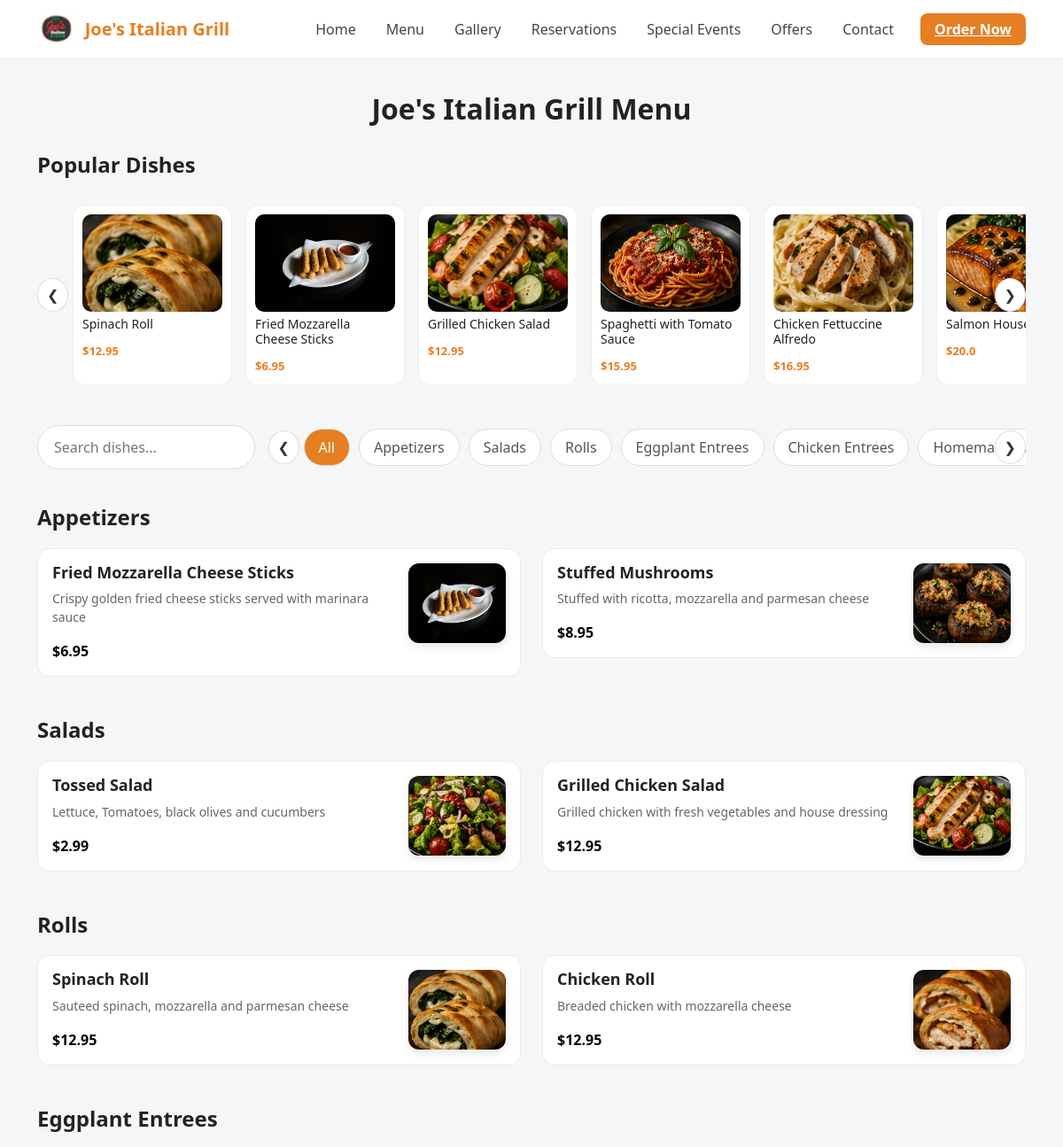
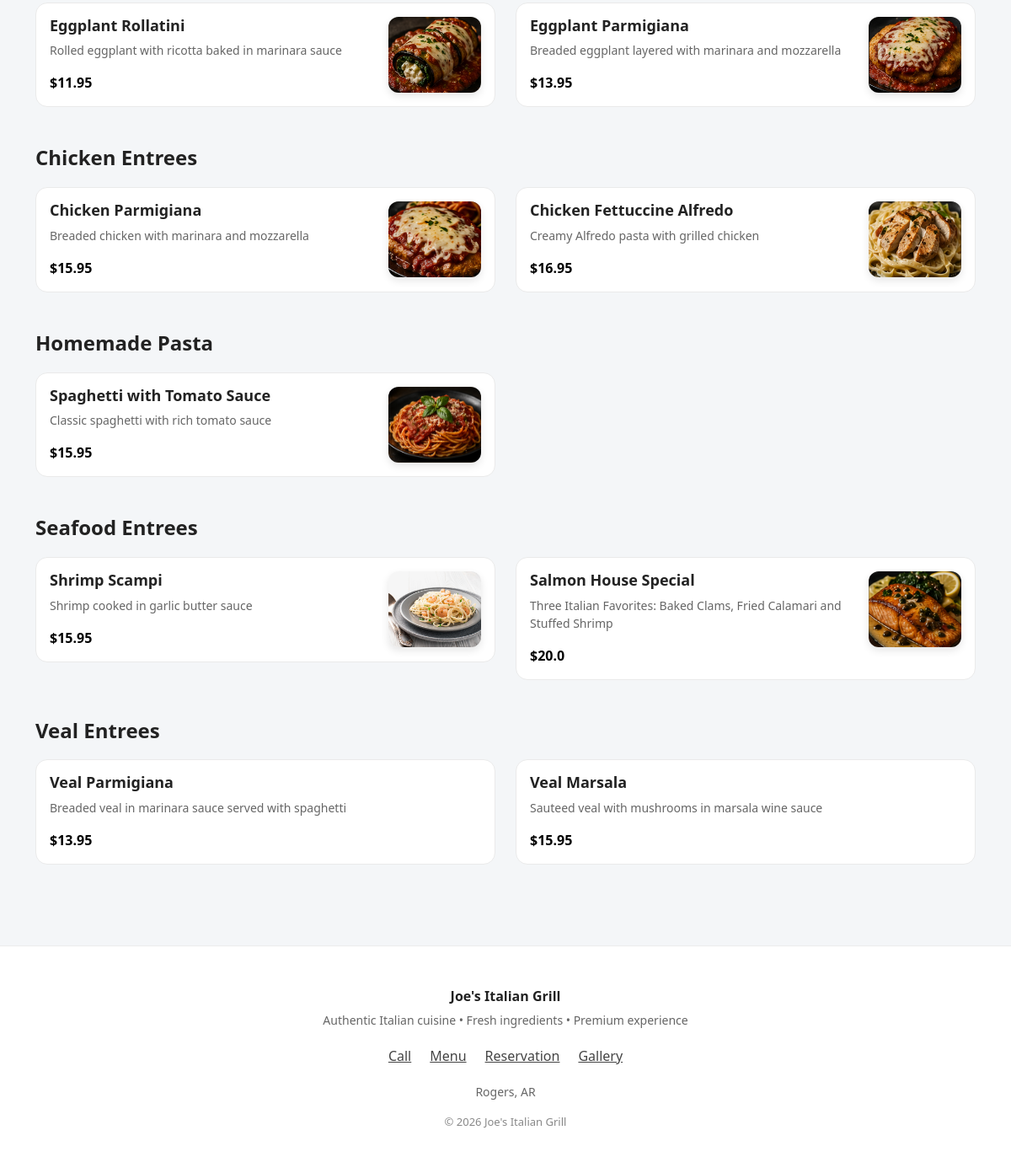
The app's page /menu/ with its own data (2 pictures, top to bottom).
### products/models.py (models this page shows, shortened)
class Product(models.Model):
    name = models.CharField(max_length=200)
    category = models.ForeignKey(Category, on_delete=models.CASCADE, related_name='products')
    price = models.FloatField()
    description = models.TextField(blank=True)
    image = models.ImageField(upload_to='products/', blank=True, null=True)
    is_best_seller = models.BooleanField(default=False)
    is_offer = models.BooleanField(default=False)
    discount = models.IntegerField(null=True, blank=True)  # e.g. 20 means 20%
    offer_label = models.CharField(max_length=100, blank=True)
    created_at = models.DateTimeField(auto_now_add=True)

class Category(models.Model):
    name = models.CharField(max_length=100)

### core/views.py (the view)
# urls.py: path('menu/', menu, name='menu'),
def menu(request):
    query = request.GET.get('q', '').strip()
    selected_category = request.GET.get('category')
    categories = Category.objects.all()
    products = Product.objects.all()
    best_sellers = Product.objects.filter(is_best_seller=True)[:6]
    if query:
        products = products.filter(
            Q(name__icontains=query) |
            Q(description__icontains=query) |
            Q(category__name__icontains=query)
        )
    if selected_category:
        products = products.filter(category_id=selected_category)
    category_products = []
    for category in categories:
        cat_products = products.filter(category=category)
        if cat_products.exists():
            category_products.append({
                'category': category,
                'products': cat_products
            })
    return render(request, 'menu.html', {
        'categories': categories,
        'category_products': category_products,
        'best_sellers': best_sellers,
        'query': query,
        'selected_category': selected_category,
        'result_count': products.count()
    })

### templates/menu.html (shortened to what this page needs)
{% extends 'base.html' %}
{% block content %}
<h2> Joe's Italian Grill Menu </h2>
<h3 class="section-title">Popular Dishes</h3>
<div class="popular-wrapper">
    <button class="scroll-btn left" onclick="scrollPopular(-300)">❮</button>
    <div class="popular-scroll" id="popularScroll">
        {% for product in best_sellers %}
        <div class="popular-card">
            {% if product.image %}
            <img src="{{ product.image.url }}" class="popular-img">
            {% endif %}
            <h6>{{ product.name }}</h6>
            <strong>${{ product.price }}</strong>
        </div>
        {% endfor %}
    </div>
    <button class="scroll-btn right" onclick="scrollPopular(300)">❯</button>
</div>
<div class="menu-top-bar">
    <div class="search-box">
        <div class="search-wrapper">
            <input type="text" id="liveSearch" placeholder="Search dishes..." class="search-input">
        </div>
    </div>
    <div class="menu-nav-wrapper">
        <button class="scroll-btn left" onclick="scrollMenu(-200)">❮</button>
        <div class="menu-nav" id="menuNav">
            <a href="#" class="active-cat">All</a>
            {% for category in categories %}
            <a href="#cat{{ category.id }}">{{ category.name }}</a>
            {% endfor %}
        </div>
        <button class="scroll-btn right" onclick="scrollMenu(200)">❯</button>
    </div>
</div>
{% for category in categories %}
<div class="menu-section">
    <h3 id="cat{{ category.id }}" class="section-title">{{ category.name }}</h3>
    <div class="row">
        {% for product in category.products.all %}
        <div class="col-md-6 mb-3 product-card">
            <div class="card">
                <div class="menu-item">
                    <div style="flex:1;">
                        <h5 class="product-name">{{ product.name }}</h5>
                        <p class="menu-desc product-desc">{{ product.description }}</p>
                        <strong>${{ product.price }}</strong>
                    </div>
                    {% if product.image %}
                    <img src="{{ product.image.url }}" class="menu-image">
                    {% endif %}
                </div>
            </div>
        </div>
        {% endfor %}
    </div>
</div>
{% endfor %}
{% endblock %}

### templates/base.html (style rules this page uses)
body { background: #f8f9fa; color: #1a1a1a; font-family: 'Segoe UI', sans-serif; padding-top: 80px; margin: 0; }

### templates/menu.html (style rules this page uses)
body { background: #f4f6f8; color: #222; font-family: 'Segoe UI', sans-serif; }
h2 { text-align: center; margin-bottom: 20px; font-weight: 700; }
.popular-wrapper { position: relative; margin-bottom: 25px; }
.popular-scroll { display: flex; gap: 15px; overflow-x: auto; scroll-behavior: smooth; padding: 10px 40px; }
.popular-card { min-width: 180px; max-width: 180px; background: #fff; border-radius: 14px; padding: 10px; border: 1px solid #eee; flex-shrink: 0; transition: 0.25s; }
.popular-img { width: 100%; height: 110px; object-fit: cover; border-radius: 10px; margin-bottom: 6px; }
.popular-card h6 { font-size: 14px; color: #222; }
.popular-card strong { font-size: 13px; color: #e67e22; }
.search-box { flex: 0 0 22%; min-width: 220px; }
.search-wrapper { position: relative; }
.search-input { width: 100%; padding: 12px 40px 12px 18px; border-radius: 40px; border: 1px solid #ddd; background: #fff; color: #222; }
.menu-top-bar { display: flex; gap: 15px; align-items: center; position: sticky; top: 80px; z-index: 99; background: #f4f6f8; padding: 10px 0; }
.menu-nav-wrapper { flex: 1; position: relative; overflow: hidden; }
.menu-nav { display: flex; gap: 10px; overflow-x: auto; scroll-behavior: smooth; padding: 0 40px; }
.menu-nav a { padding: 8px 16px; border-radius: 30px; background: #fff; color: #555; border: 1px solid #ddd; white-space: nowrap; text-decoration: none; font-weight: 500; }
.active-cat { background: #e67e22 !important; color: #fff !important; border-color: #e67e22; }
.scroll-btn { position: absolute; top: 50%; transform: translateY(-50%); background: #fff; border: 1px solid #ddd; color: #333; padding: 6px 10px; border-radius: 50%; cursor: pointer; }
.scroll-btn.left { left: 0; }
.scroll-btn.right { right: 0; }
.section-title { font-size: 24px; margin: 30px 0 20px; font-weight: 700; color: #222; }
.card { background: #fff; border-radius: 14px; border: 1px solid #eaeaea; padding: 16px; transition: 0.25s; }
.menu-item { display: flex; justify-content: space-between; gap: 15px; }
.product-name { font-weight: 700; font-size: 18px; color: #222; }
.menu-desc { color: #666; font-size: 14px; }
.menu-item strong { color: #000; font-size: 16px; }
.menu-image { width: 110px; height: 90px; border-radius: 12px; object-fit: cover; box-shadow: 0 4px 10px rgba(0,0,0,0.1); }

### records on screen
Product: image (picture), name "Spinach Roll", price "12.95", description "Sauteed spinach, mozzarella and parmesan cheese"
Product: image (picture), name "Fried Mozzarella Cheese Sticks", price "6.95", description "Crispy golden fried cheese sticks served with marinara sauce"
Product: image (picture), name "Grilled Chicken Salad", price "12.95", description "Grilled chicken with fresh vegetables and house dressing"
Product: image (picture), name "Spaghetti with Tomato Sauce", price "15.95", description "Classic spaghetti with rich tomato sauce"
Product: image (picture), name "Chicken Fettuccine Alfredo", price "16.95", description "Creamy Alfredo pasta with grilled chicken"
Product: image (picture), name "Salmon…", price "20.0", name "Salmon House Special", description "Three Italian Favorites: Baked Clams, Fried Calamari and Stuffed Shrimp"
Category: name "Appetizers"
Category: name "Salads"
Category: name "Rolls"
Category: name "Eggplant Entrees"
Category: name "Chicken Entrees"
Category: name "Homemade…", name "Homemade Pasta"
Product: name "Stuffed Mushrooms", description "Stuffed with ricotta, mozzarella and parmesan cheese", price "8.95", image (picture)
Product: name "Tossed Salad", description "Lettuce, Tomatoes, black olives and cucumbers", price "2.99", image (picture)
Product: name "Chicken Roll", description "Breaded chicken with mozzarella cheese", price "12.95", image (picture)
Product: name "Eggplant Rollatini", description "Rolled eggplant with ricotta baked in marinara sauce", price "11.95", image (picture)
Product: name "Eggplant Parmigiana", description "Breaded eggplant layered with marinara and mozzarella", price "13.95", image (picture)
Product: name "Chicken Parmigiana", description "Breaded chicken with marinara and mozzarella", price "15.95", image (picture)
Category: name "Seafood Entrees"
Product: name "Shrimp Scampi", description "Shrimp cooked in garlic butter sauce", price "15.95", image (picture)
Category: name "Veal Entrees"
Product: name "Veal Parmigiana", description "Breaded veal in marinara sauce served with spaghetti", price "13.95"
Product: name "Veal Marsala", description "Sauteed veal with mushrooms in marsala wine sauce", price "15.95"
